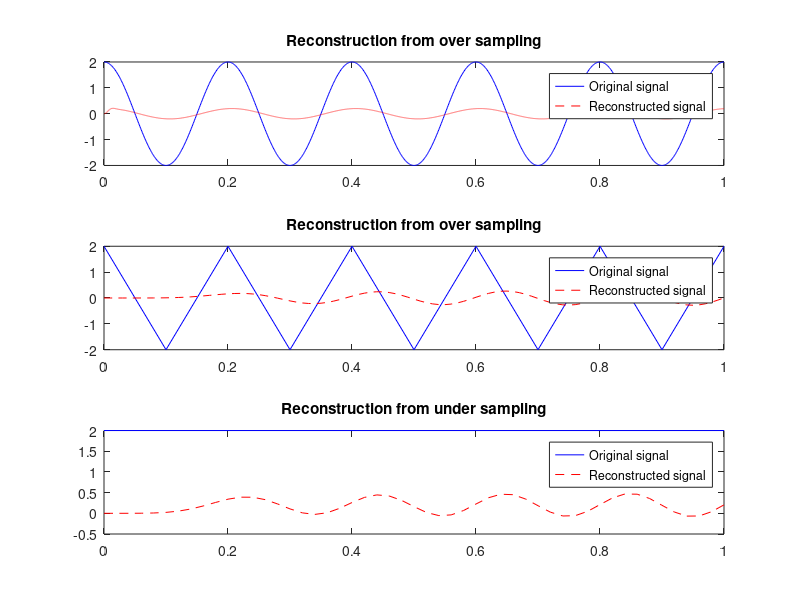
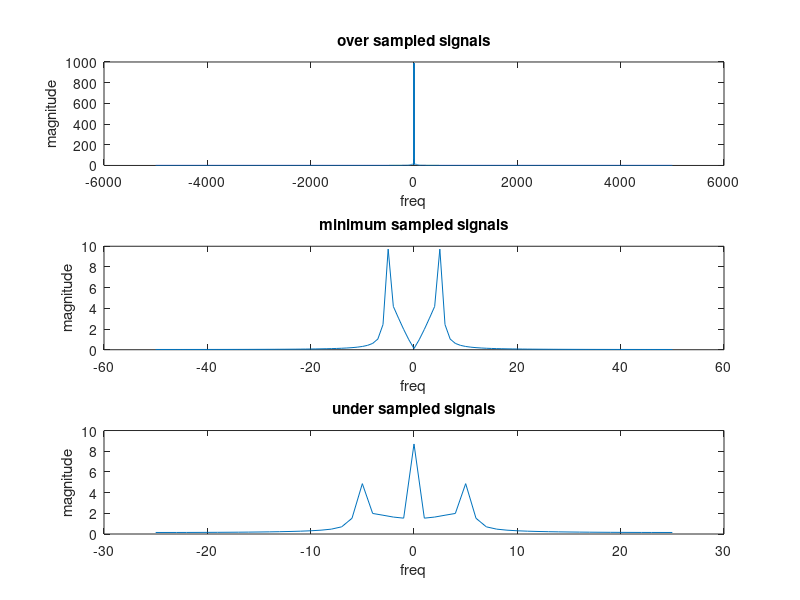

MATLAB code for these plots, in order:
clear, clc ,close all;

% reconstruction from oversampling
t1=0:0.001:1;% time signal
y=2*cos(2*pi*5*t1);
[B,A] = butter(3,1000/100000,'low' ); % butter fly filter
zero_added_signal=zeros(1,length(y)*10);
for i=1:length(y)
          zero_added_signal(i*10)=y(i);
end
zero_added_signal(1:9)=[];
% Adding zeros enhances the signal display and don't change the
% spectrum,it changes sampling freq. only
t2=linspace(0,1,length(zero_added_signal));
filtered_signal = filter(B,A,zero_added_signal);
figure(1),subplot(3,1,1);
plot(t1, y, 'b', t2, filtered_signal, 'r--');
title('Reconstruction from over sampling');
legend('Original signal', 'Reconstructed signal');

s=fft(filtered_signal);
s=fftshift(s);
fs=10000; 
freq=linspace(-fs/2,fs/2,length(s));
figure(2),subplot(311)
plot(freq,abs(s))
xlabel('freq')
ylabel('magnitude')
title('over sampled signals')

% construction from minimum sampling
t1=0:1/(2*5):1; % replace ?? with the suitable number
y=2*cos(2*pi*5*t1);
[B,A] = butter(10,0.1,'low' );
zero_added_signal=zeros(1,length(y)*10);
for i=1:length(y)
          zero_added_signal(i*10)=y(i);
end
zero_added_signal(1:9)=[];
t2=linspace(0,1,length(zero_added_signal));
filtered_signal = filter(B,A,zero_added_signal);
figure(1),subplot(3,1,2);
plot(t1, y, 'b', t2, filtered_signal, 'r--');
title('Reconstruction from over sampling');
legend('Original signal', 'Reconstructed signal');

s=fft(filtered_signal);
s=fftshift(s);
fs=100; % why 100?? Write your comments in the m file
freq=linspace(-fs/2,fs/2,length(s));
figure(2),subplot(312)
plot(freq,abs(s))
xlabel('freq')
ylabel('magnitude')
title('minimum sampled signals')

% construction from undersampling sampling
t1=0:0.2:1;
y=2*cos(2*pi*5*t1);
[B,A] = butter(10,0.2,'low' );
zero_added_signal=zeros(1,length(y)*10);
for i=1:length(y)
          zero_added_signal(i*10)=y(i);
end
zero_added_signal(1:9)=[];
t2=linspace(0,1,length(zero_added_signal));
filtered_signal = filter(B,A,zero_added_signal);
figure(1),subplot(3,1,3);
plot(t1, y, 'b', t2, filtered_signal, 'r--');
title('Reconstruction from under sampling');
legend('Original signal', 'Reconstructed signal');

s=fft(filtered_signal);
s=fftshift(s);
fs=50; 
freq=linspace(-fs/2,fs/2,length(s));
figure(2),subplot(313)
plot(freq,abs(s))
xlabel('freq')
ylabel('magnitude')
title('under sampled signals')
